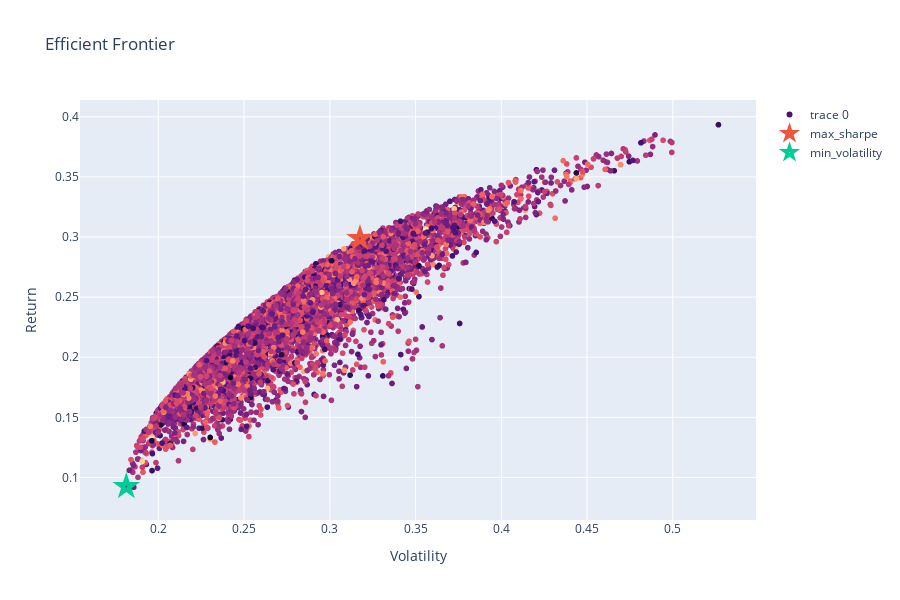

Notebook code for this chart:
### Code cell
def plotly_graph(results_df):
    max_sharpe, min_volatility = max_sharpe_and_min_vol(results_df)
# create a trace 
    data =[go.Scattergl(
        x = results_df.Volatility,
        y = results_df.Return,
        mode = 'markers',
        marker = dict(
            color = np.random.randn(len(results_df)),
            colorscale='magma'
        )
    ),
                   
        go.Scattergl(
            x = max_sharpe.iloc[1].values,
            y = max_sharpe.iloc[0].values,
            mode = 'markers',
            marker_symbol = 'star-dot',
            marker = dict(size=20),
            name = 'max_sharpe'
            ),
        
        go.Scattergl(
            x = min_volatility.iloc[1].values,
            y = min_volatility.iloc[0].values,
            mode = 'markers',
            marker_symbol = 'star-dot',
            marker = dict(size=20),
            name = 'min_volatility'
            )]

    layout = go.Layout(
            xaxis = dict(
                title = 'Volatility',
            ), 
            yaxis = dict(
                title = 'Return'
            ),
            width = 900,
            height = 600
    )

    fig = go.Figure(data=data, layout=layout)
    fig.update_layout(title='Efficient Frontier')
    graphJSON = json.dumps(fig, cls=plotly.utils.PlotlyJSONEncoder)

    # plotly.offline.plot(fig,filename='result.html')

    fig.show()
    return graphJSON
    
graph_JSON = plotly_graph(results_df)

### Figure 1 — Plotly figure (JSON) as saved in the notebook; plotly's stock layout.template omitted (floating-point values rounded to 4 significant figures; data arrays with more than 128 entries replaced by an {"elided": "..."} marker saying what was removed)
{"data": [{"marker": {"color": {"elided": "10000 float values"}, "colorscale": [[0, "#000004"], [0.1111, "#180f3d"], [0.2222, "#440f76"], [0.3333, "#721f81"], [0.4444, "#9e2f7f"], [0.5556, "#cd4071"], [0.6667, "#f1605d"], [0.7778, "#fd9668"], [0.8889, "#feca8d"], [1, "#fcfdbf"]]}, "mode": "markers", "type": "scattergl", "x": {"elided": "10000 float values"}, "y": {"elided": "10000 float values"}}, {"marker": {"size": 20, "symbol": "star-dot"}, "mode": "markers", "name": "max_sharpe", "type": "scattergl", "x": [0.3176], "y": [0.2988]}, {"marker": {"size": 20, "symbol": "star-dot"}, "mode": "markers", "name": "min_volatility", "type": "scattergl", "x": [0.1813], "y": [0.09247]}], "layout": {"height": 600, "title": {"text": "Efficient Frontier"}, "width": 900, "xaxis": {"title": {"text": "Volatility"}}, "yaxis": {"title": {"text": "Return"}}}}
